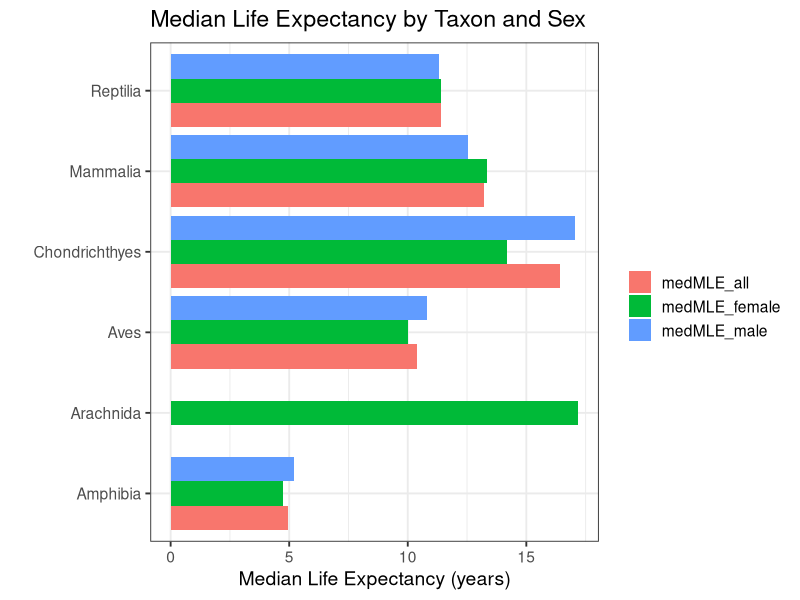

Source code (R):
## ---- chunk 1
knitr::opts_chunk$set(echo = FALSE)
library(tidyverse)
library(skimr)
## ---- chunk 2
zooAnimals <- read.csv("zooAnimal_medianLifeExpectancy_Jul2018 .csv", header = TRUE)
skim(zooAnimals)
## ---- chunk 3
zooAnimalSum <- zooAnimals %>% 
  group_by(TaxonClass) %>%
  summarise(medMLE_all = median(Overall.MLE, na.rm = TRUE),
            medMLE_male = median(Male.MLE, na.rm = TRUE),
            medMLE_female = median(Female.MLE, na.rm = TRUE)) %>%
  gather(mle_group, medMLE, medMLE_all:medMLE_female)

ggplot(zooAnimalSum, aes(TaxonClass, medMLE, fill = mle_group)) +
  geom_col(position = "dodge") +
  coord_flip() + theme_bw(14) +
  labs(title = "Median Life Expectancy by Taxon and Sex", x = "", y = "Median Life Expectancy (years)", fill = "")
